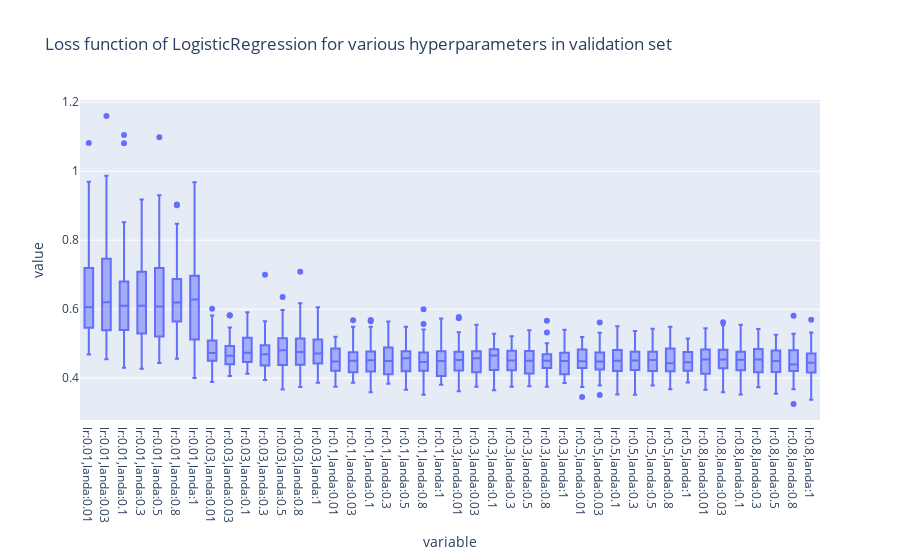

Notebook cell for this chart:
### Code cell
px.box(pd.DataFrame(valid_cv), title='Loss function of LogisticRegression for various hyperparameters in validation set')

### Figure 1 — Plotly figure (JSON) as saved in the notebook; plotly's stock layout.template omitted (floating-point values rounded to 4 significant figures; data arrays with more than 128 entries replaced by an {"elided": "..."} marker saying what was removed)
{"data": [{"alignmentgroup": "True", "hovertemplate": "variable=%{x}<br>value=%{y}<extra></extra>", "legendgroup": "", "marker": {"color": "#636efa"}, "name": "", "notched": false, "offsetgroup": "", "orientation": "v", "showlegend": false, "type": "box", "x": {"elided": "2100 str values"}, "x0": " ", "xaxis": "x", "y": {"elided": "2100 float values"}, "y0": " ", "yaxis": "y"}], "layout": {"boxmode": "group", "legend": {"tracegroupgap": 0}, "title": {"text": "Loss function of LogisticRegression for various hyperparameters in validation set"}, "xaxis": {"anchor": "y", "domain": [0, 1], "title": {"text": "variable"}}, "yaxis": {"anchor": "x", "domain": [0, 1], "title": {"text": "value"}}}}
